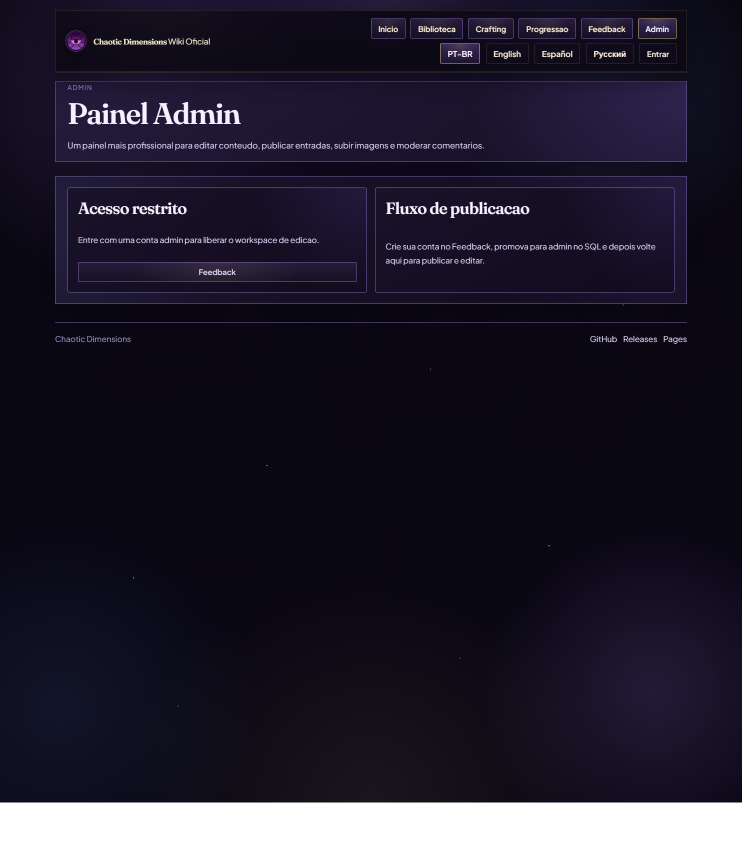
#> input picture admin-smoke.png, 1500 x 1700 px (shown at 1/2 size)
$ python -i gen_magnet_mage.py   (imports and definitions only)
#> lines starting #> are read from the running program, lines starting #| are printed output that depends on the picture
# -*- coding: utf-8 -*-
"""
MagnetMageBoss — Idle Spritesheet Generator
Gera: Content/NPCs/MagnetMage/MagnetMageBoss.png
Atlas: ATLAS_COLS × ATLAS_ROWS = N_FRAMES frames
"""

from PIL import Image, ImageDraw, ImageFilter
import math, os, numpy as np

# ── Configuração ──────────────────────────────────────────────────────────────
FW, FH       = 220, 300      # tamanho de cada frame (píxeis finais)
S            = 4             # supersampling factor (4× → downscale suavizado)
N_FRAMES     = 120           # frames totais (2 s a 60 fps)
ATLAS_COLS   = 10
ATLAS_ROWS   = 12            # 10×12 = 120

WW, HH = FW * S, FH * S     # canvas de trabalho

OUTPUT_DIR = os.path.join(os.path.dirname(__file__),
                          "Content", "NPCs", "MagnetMage")
# [1 line not run here, left out]

# ── Paleta ────────────────────────────────────────────────────────────────────
MAG_RED_HI   = (240,  72,  60, 255)
MAG_RED_MID  = (198,  42,  38, 255)
MAG_RED_SHD  = (120,  18,  18, 255)
MAG_RED_AO   = ( 80,   8,   8, 255)
MAG_GRAY_HI  = (218, 220, 224, 255)
MAG_GRAY_MID = (155, 158, 168, 255)
MAG_GRAY_SHD = ( 88,  90, 100, 255)
MAG_GRAY_AO  = ( 48,  50,  60, 255)
MAG_STRIPE   = (240, 240, 252, 255)   # reflexo branco no ímã

ROBE_HI      = ( 72,  64,  98, 255)
ROBE_MID     = ( 34,  28,  52, 255)
ROBE_SHD     = ( 14,  10,  24, 255)
ROBE_FOLD    = (  8,   6,  16, 255)
ROBE_RIM     = ( 95,  82, 135, 200)

COLLAR_HI    = ( 88,  76, 120, 255)
COLLAR_MID   = ( 52,  44,  82, 255)
COLLAR_SHD   = ( 24,  18,  40, 255)

GLOVE_HI     = ( 82,  76,  90, 255)
GLOVE_MID    = ( 46,  42,  54, 255)
GLOVE_SHD    = ( 22,  19,  28, 255)
GLOVE_RIM    = (100,  92, 115, 220)

GLOW_PURPLE  = ( 90,  45, 160,  0)    # alpha per layer below
GLOW_RED     = (180,  22,  45,  0)


# ── Helpers ───────────────────────────────────────────────────────────────────
def s(v):     return int(round(v * S))
def sf(v):    return v * S

def lerp(a, b, t): return a + (b - a) * t
def lerp_c(c1, c2, t):
    return tuple(int(lerp(c1[i], c2[i], t)) for i in range(4))

# [32 lines left out: functions fill_vgrad, fill_hgrad, alpha_ellipse, half_ellipse_bottom, not called in this run]


# ── Desenho do boss ───────────────────────────────────────────────────────────

def draw_frame(frame_idx):
    t         = frame_idx / N_FRAMES
    # Flutuação do corpo
    bob       = math.sin(2 * math.pi * t) * 7.0
    # Delay das mãos: ~14% do ciclo atrás
    t_hand    = (frame_idx - N_FRAMES * 0.14) / N_FRAMES
    hand_bob  = math.sin(2 * math.pi * t_hand) * 7.0
    # Balanço do manto (freq ligeiramente diferente → movimento orgânico)
    sway_l    = math.sin(2 * math.pi * t * 1.4 + 0.3) * 3.5
    sway_r    = math.sin(2 * math.pi * t * 1.4 - 0.2) * 3.0
    sway_bot  = math.sin(2 * math.pi * t * 0.9)       * 2.5
    # Dedos: abre e fecha (dois ciclos por ciclo de bob)
    f_open    = (math.sin(2 * math.pi * t * 2) + 1) / 2.0  # 0=fechado 1=aberto

    canvas = Image.new('RGBA', (WW, HH), (0, 0, 0, 0))

    # Centro horizontal (em coords 1×)
    CX = FW / 2

    # Posição do corpo com bob
    body_cy = FH * 0.60 + bob
    hand_cy = FH * 0.50 + hand_bob

    # ── 1. MANTO (robe) ──────────────────────────────────────────────────────
    ry0  = body_cy - 72    # topo do manto
    ry1  = body_cy + 80    # base do manto
    rw_t = 46              # meia-largura no topo
    rw_b = 76              # meia-largura na base

    # Camadas do manto: base escura → meio → reflexo nas bordas
    # Calculamos o polígono do manto com balanço nas bordas
    # [18 lines left out: function robe_pts, not called in this run]

    # Camada base (sombra)
    lay_robe = Image.new('RGBA', (WW, HH), (0, 0, 0, 0))
    d = ImageDraw.Draw(lay_robe)
    d.polygon(robe_pts(rw_t, rw_b, ry0, ry1, sway_l, sway_r, sway_bot),
              fill=ROBE_SHD)
    canvas.alpha_composite(lay_robe)

    # Gradiente vertical sobre o manto (highlight no topo, sombra em baixo)
    lay_grad = Image.new('RGBA', (WW, HH), (0, 0, 0, 0))
    fill_vgrad(lay_grad,
               s(CX - rw_b), s(ry0), s(CX + rw_b), s(ry1),
               ROBE_MID, ROBE_SHD)
    # Aplica apenas dentro do polígono do manto
    poly_mask = Image.new('L', (WW, HH), 0)
    ImageDraw.Draw(poly_mask).polygon(
        robe_pts(rw_t, rw_b, ry0, ry1, sway_l, sway_r, sway_bot),
        fill=255)
    lay_robe2 = Image.new('RGBA', (WW, HH), (0, 0, 0, 0))
    lay_robe2.paste(lay_grad, mask=poly_mask)
    canvas.alpha_composite(lay_robe2)

    # Destaque lateral esquerdo (rim light)
    lay_rim = Image.new('RGBA', (WW, HH), (0, 0, 0, 0))
    d_rim = ImageDraw.Draw(lay_rim)
    rim_pts_l = robe_pts(rw_t - 1, rw_b - 1, ry0, ry1, sway_l, sway_r, sway_bot)
    rim_pts_l2 = robe_pts(rw_t - 10, rw_b - 10, ry0 + 5, ry1 - 5, sway_l * 0.8, sway_r * 0.8, sway_bot * 0.8)
    # Apenas lado esquerdo estreito
    rim_l = rim_pts_l[:21] + list(reversed(rim_pts_l2[:21]))
    d_rim.polygon(rim_l, fill=ROBE_HI)
    canvas.alpha_composite(lay_rim)

    # Prega central (linha escura ao centro)
    fold_lay = Image.new('RGBA', (WW, HH), (0, 0, 0, 0))
    d_fold = ImageDraw.Draw(fold_lay)
    fold_x_top = sf(CX + sway_l * 0.1)
    fold_x_bot = sf(CX + sway_bot * 0.5)
    for fi in range(4):
        off = fi - 1.5
        d_fold.line([
            (fold_x_top + s(off), s(ry0 + 8)),
            (fold_x_bot + s(off * 1.4), s(ry1 - 5))
        ], fill=(*ROBE_FOLD[:3], 180 - abs(fi-1)*50), width=s(1))
    canvas.alpha_composite(fold_lay)

    d = ImageDraw.Draw(canvas)

    # ── 2. COLARINHO ─────────────────────────────────────────────────────────
    col_cx = sf(CX)
    col_cy = sf(ry0)
    # Elipse base
    alpha_ellipse(canvas,
                  int(col_cx - s(32)), int(col_cy - s(9)),
                  int(col_cx + s(32)), int(col_cy + s(11)),
                  COLLAR_SHD)
    alpha_ellipse(canvas,
                  int(col_cx - s(26)), int(col_cy - s(6)),
                  int(col_cx + s(26)), int(col_cy + s(8)),
                  COLLAR_MID)
    alpha_ellipse(canvas,
                  int(col_cx - s(18)), int(col_cy - s(3)),
                  int(col_cx + s(18)), int(col_cy + s(5)),
                  COLLAR_HI)

    # ── 3. CABEÇA (ÍMÃO) ─────────────────────────────────────────────────────
    hx  = CX
    hy  = ry0 - 44              # centro vertical da cabeça
    AW  = 19                    # largura de cada braço
    AH  = 52                    # altura dos braços
    GAP = 22                    # metade do espaço interno

    ay0 = hy - AH / 2          # topo dos braços
    ay1 = hy + AH / 2          # base dos braços

    # Arco inferior (conexão entre braços) — metade inferior da elipse
    arc_rx = GAP + AW / 2 + 2
    arc_ry = 24
    arc_cx = s(hx)
    arc_cy = s(ay1)

    half_ellipse_bottom(canvas, arc_cx, arc_cy,
                        s(arc_rx), s(arc_ry), MAG_RED_SHD)
    # Highlight no arco
    half_ellipse_bottom(canvas, arc_cx, arc_cy,
                        s(arc_rx - 6), s(arc_ry - 6), MAG_RED_MID)

    # Braço esquerdo
    lax0 = hx - GAP - AW
    lax1 = hx - GAP
    lay_arm = Image.new('RGBA', (WW, HH), (0, 0, 0, 0))
    # Gradiente horizontal: sombra esquerda → highlight direita (face interna)
    fill_hgrad(lay_arm,
               s(lax0), s(ay0), s(lax1), s(ay1),
               MAG_RED_AO, MAG_RED_HI)
    canvas.alpha_composite(lay_arm)

    # Braço direito
    rax0 = hx + GAP
    rax1 = hx + GAP + AW
    lay_arm2 = Image.new('RGBA', (WW, HH), (0, 0, 0, 0))
    fill_hgrad(lay_arm2,
               s(rax0), s(ay0), s(rax1), s(ay1),
               MAG_RED_HI, MAG_RED_AO)
    canvas.alpha_composite(lay_arm2)

    # Reflexo metálico fino nos braços
    d = ImageDraw.Draw(canvas)
    d.line([(s(lax0 + 3), s(ay0 + 6)), (s(lax0 + 3), s(ay1 - 6))],
           fill=(*MAG_RED_MID[:3], 160), width=s(1))
    d.line([(s(rax1 - 3), s(ay0 + 6)), (s(rax1 - 3), s(ay1 - 6))],
           fill=(*MAG_RED_MID[:3], 160), width=s(1))

    # Pontas cinzentas (poles do ímão)
    for tip_x0, tip_x1 in [(lax0 - 3, lax1 + 3), (rax0 - 3, rax1 + 3)]:
        tip_y0 = ay0 - 20
        tip_y1 = ay0 + 6

        lay_tip = Image.new('RGBA', (WW, HH), (0, 0, 0, 0))
        # Fundo cinzento
        d_tip = ImageDraw.Draw(lay_tip)
        d_tip.rectangle([s(tip_x0), s(tip_y0 + 8), s(tip_x1), s(tip_y1)],
                         fill=MAG_GRAY_MID)
        d_tip.ellipse([s(tip_x0), s(tip_y0), s(tip_x1), s(tip_y0 + 16)],
                       fill=MAG_GRAY_MID)
        # Highlight topo
        tip_w = tip_x1 - tip_x0
        d_tip.ellipse([s(tip_x0 + 3), s(tip_y0 + 2),
                       s(tip_x1 - 3), s(tip_y0 + 9)],
                      fill=MAG_GRAY_HI)
        # Sombra lado esquerdo
        fill_hgrad(lay_tip,
                   s(tip_x0), s(tip_y0 + 4), s(tip_x0 + 5), s(tip_y1),
                   MAG_GRAY_SHD, (*MAG_GRAY_MID[:3], 0))
        # Reflexo branco (stripe)
        stripe_x = s(tip_x0 + tip_w * 0.35)
        d_tip.line([(stripe_x, s(tip_y0 + 3)), (stripe_x, s(tip_y1 - 2))],
                   fill=(*MAG_STRIPE[:3], 100), width=max(1, s(1)))

        canvas.alpha_composite(lay_tip)

    # ── 4. MÃOS ──────────────────────────────────────────────────────────────
    # [67 lines left out: function draw_hand, not called in this run]

    lhx = CX - 78
    rhx = CX + 78
    draw_hand(lhx, hand_cy + 12, mirror=False)
    draw_hand(rhx, hand_cy + 12, mirror=True)

    # ── 5. CONTORNO DO MANTO (rim escuro para separar do fundo) ───────────────
    outline_lay = Image.new('RGBA', (WW, HH), (0, 0, 0, 0))
    outline_mask = Image.new('L', (WW, HH), 0)
    ImageDraw.Draw(outline_mask).polygon(
        robe_pts(rw_t + 2, rw_b + 2, ry0 - 1, ry1 + 1, sway_l, sway_r, sway_bot),
        fill=255)
    inner_mask = Image.new('L', (WW, HH), 0)
    ImageDraw.Draw(inner_mask).polygon(
        robe_pts(rw_t, rw_b, ry0, ry1, sway_l, sway_r, sway_bot),
        fill=255)
    # Borda = outer - inner
    outer_arr = np.array(outline_mask)
    inner_arr = np.array(inner_mask)
    border_arr = np.clip(outer_arr.astype(int) - inner_arr.astype(int), 0, 255).astype(np.uint8)
    border_mask = Image.fromarray(border_arr, 'L')
    border_color = Image.new('RGBA', (WW, HH), (5, 3, 12, 200))
    outline_lay.paste(border_color, mask=border_mask)
    canvas.alpha_composite(outline_lay)

    # ── 6. EFEITOS DE BRILHO (subtis) ────────────────────────────────────────
    glow = Image.new('RGBA', (WW, HH), (0, 0, 0, 0))
    gd   = ImageDraw.Draw(glow)

    # Brilho roxo nas mãos — raios pequenos (px no canvas 4×: s(18)=72px → 18px final)
    for grx, gry, alpha in [(s(18), s(12), 60), (s(30), s(19), 30), (s(46), s(29), 12)]:
        for ghx in [s(lhx), s(rhx)]:
            gd.ellipse([ghx - grx, s(hand_cy + 12) - gry,
                        ghx + grx, s(hand_cy + 12) + gry],
                       fill=(90, 45, 165, alpha))

    # Brilho vermelho subtil no ímão (s(38)=152px → 38px final)
    for grx, gry, alpha in [(s(28), s(20), 22), (s(42), s(30), 12)]:
        gd.ellipse([s(hx) - grx, s(hy) - gry, s(hx) + grx, s(hy) + gry],
                   fill=(175, 20, 40, alpha))

    glow = glow.filter(ImageFilter.GaussianBlur(s(3)))
    canvas.alpha_composite(glow)

    # ── 6. DOWNSCALE (LANCZOS) ───────────────────────────────────────────────
    return canvas.resize((FW, FH), Image.LANCZOS)


# ── Geração da spritesheet ────────────────────────────────────────────────────
# [1 line not run here, left out]

atlas  = Image.new('RGBA', (FW * ATLAS_COLS, FH * ATLAS_ROWS), (0, 0, 0, 0))
#> atlas: PIL image 2200x3600 RGBA; every value is 0
frames = []

# [8 lines not run here, left out]

out_path = os.path.join(OUTPUT_DIR, "MagnetMageBoss.png")
# [5 lines not run here, left out]

# Guarda frame 0 aumentado (4×) para pré-visualização
# [1 line that did not run here, left out]
prev_path = os.path.join(OUTPUT_DIR, "MagnetMageBoss_preview.png")
# [2 lines not run here, left out]

>>> import cv2
>>> picture = cv2.imread('admin-smoke.png', cv2.IMREAD_GRAYSCALE)
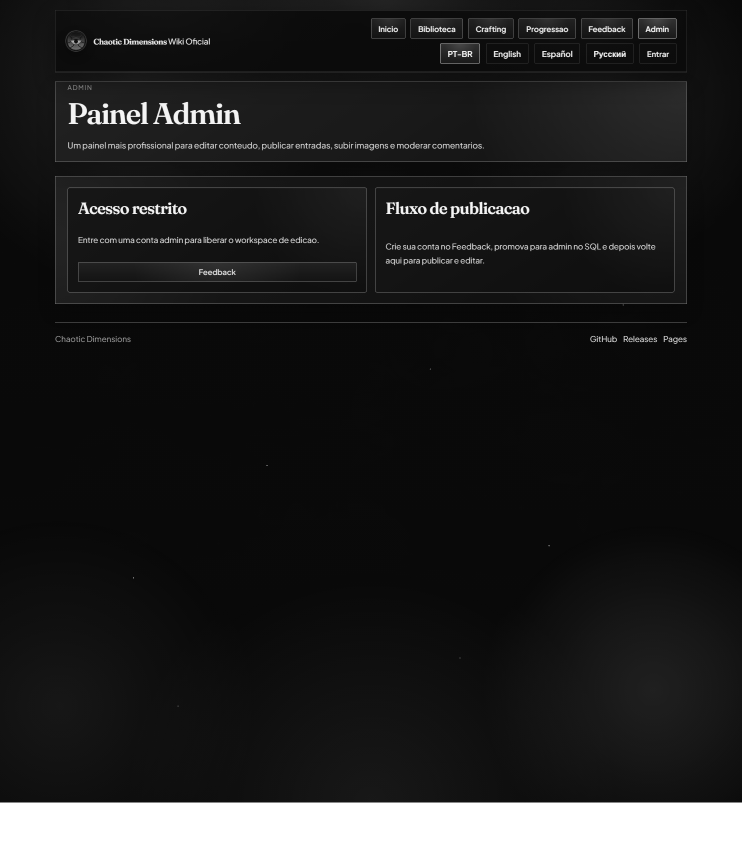
#> picture: shape (1700, 1500) (shown at 1/2 size); min 7, max 255, mean 34
>>> result = draw_frame(picture)
#> (the run stopped early here; a loop or call above may not have finished)

$ run again, on docs-redesign.png
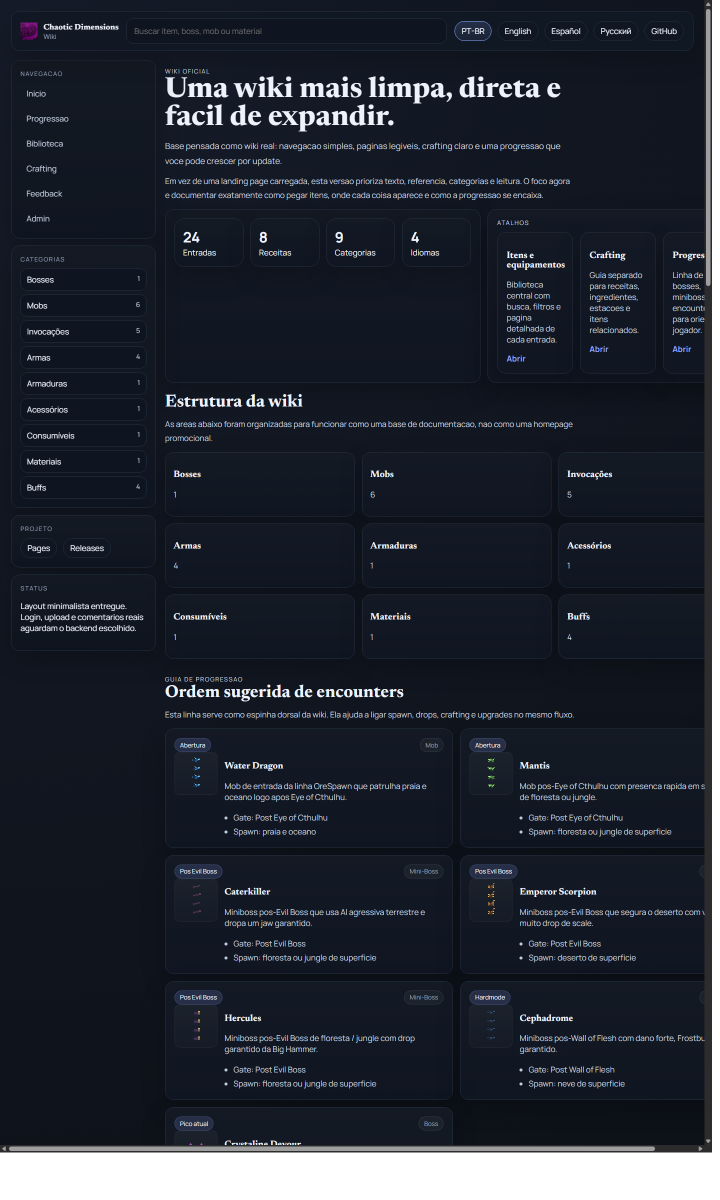
#> input picture docs-redesign.png, 1440 x 2400 px (shown at 1/2 size)
#> atlas: PIL image 2200x3600 RGBA; every value is 0
#> in draw_frame, `t         = frame_idx / N_FRAMES`:
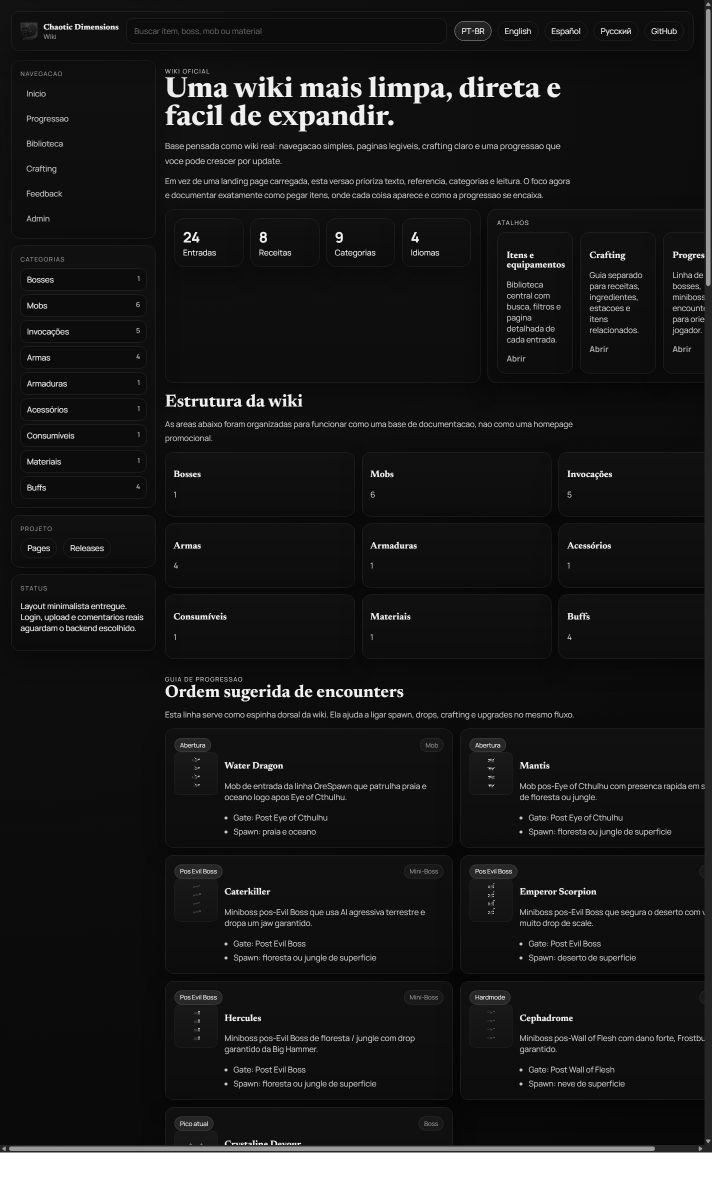
#> t: shape (2400, 1440) float64 (shown at 1/2 size); min 0.0667, max 2.12, mean 0.333; drawn with min black and max white
